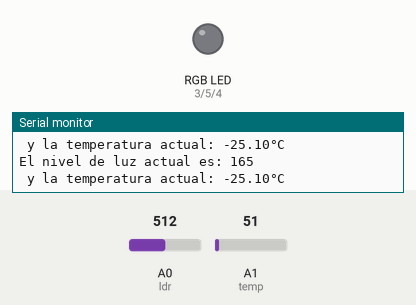
A sketch run on a simulated Arduino Uno, built with avr-gcc and run on an emulated ATmega328P. Parts: an RGB LED mixed from three pins (HIGH = lit), the last lines printed to the serial monitor. The inputs (shaded band) are chosen by the test bench; at power-on: A0 (ldr) = 512, A1 (temp) = 51.

Above: at 1.8 s.
1.9 s: A0 (ldr) set to 6
4.2 s: A0 (ldr) set to 3
At 6.3 s:
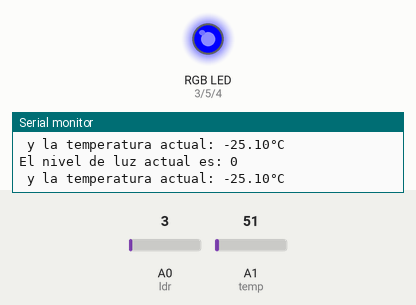
7.5 s: A1 (temp) set to 129
10.2 s: A1 (temp) set to 155
At 12.4 s:
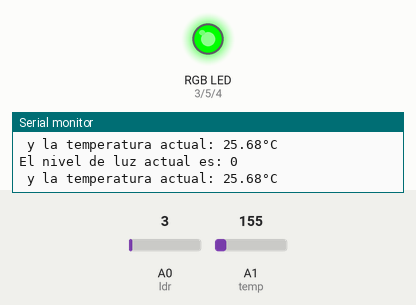
13.5 s: A1 (temp) set to 112
At 16.0 s:
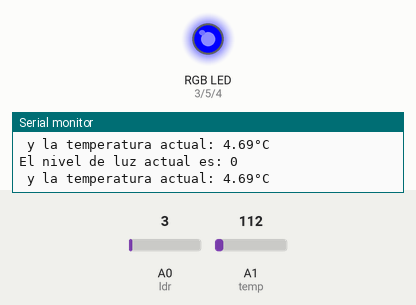
16.5 s: A1 (temp) set to 163
At 18.5 s:
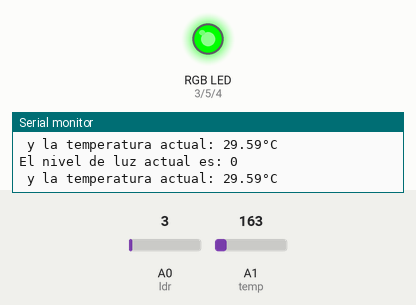
Timing chart, 0 to 20.0 s (numbered marks = the images above; inputs shaded):
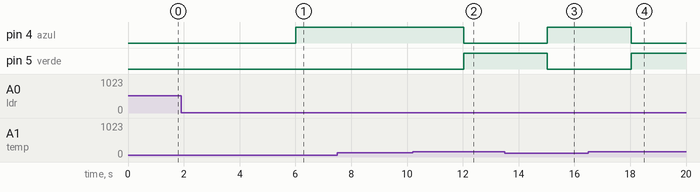

The sketch:

tp_n_4_uso_de_sensores_y_rgb1.ino
```cpp
#define ldr  A0
#define temp A1
#define rojo 3
#define azul 4
#define verde 5
int tmp;
int luz;
int valtemp;
int valluz;

void setup()
{
  	pinMode(  ldr , INPUT  );
  	pinMode(  temp , INPUT  );
  	pinMode(  rojo , OUTPUT );
    pinMode(  azul , OUTPUT );
    pinMode(  verde , OUTPUT );

  	Serial.begin( 9600 );
}

void loop()
{

    int luz = analogRead( ldr );
  	int valluz = map(luz , 1 , 310 , 0 , 100);
	Serial.print( "El nivel de luz actual es: " );
  	Serial.println( valluz );
	int tmp = analogRead(temp);
  	float volt = (tmp * 5.0 / 1024);
  	float valtemp = ( volt * 100 - 50 );
    Serial.print( " y la temperatura actual: "  );
    Serial.print( valtemp );
    Serial.println( "°C" );
    delay(1000);

    if(valluz == 0){
      if(valtemp >= 90 ){
          digitalWrite(rojo, HIGH);
          digitalWrite(azul, LOW);
          digitalWrite(verde, LOW);
      }
      if(valtemp <= 18){
          digitalWrite(rojo, LOW);
          digitalWrite(azul, HIGH);
          digitalWrite(verde, LOW);
      }
      if(valtemp > 18 && valtemp < 90 ){
          digitalWrite(rojo, LOW);
          digitalWrite(azul, LOW);
          digitalWrite(verde, HIGH);
      }
    }
    else{
    digitalWrite(rojo,  LOW);
    digitalWrite(azul,  LOW);
    digitalWrite(verde, LOW);
  }

}
```

Measured:
- the behaviour switches between 5 and 4 on A0 (ldr) (found by bisection; images 0 and 1)
- the behaviour switches between 139 and 140 on A1 (temp) (found by bisection; images 1 and 2)
- after the input at 4.2 s, pin 4 (azul): LOW → HIGH after 1.8 s
- after the input at 10.2 s, pin 4 (azul): HIGH → LOW after 1.8 s; pin 5 (verde): LOW → HIGH after 1.8 s
- after the input at 13.5 s, pin 4 (azul): LOW → HIGH after 1.5 s; pin 5 (verde): HIGH → LOW after 1.5 s
- after the input at 16.5 s, pin 4 (azul): HIGH → LOW after 1.5 s; pin 5 (verde): LOW → HIGH after 1.5 s
